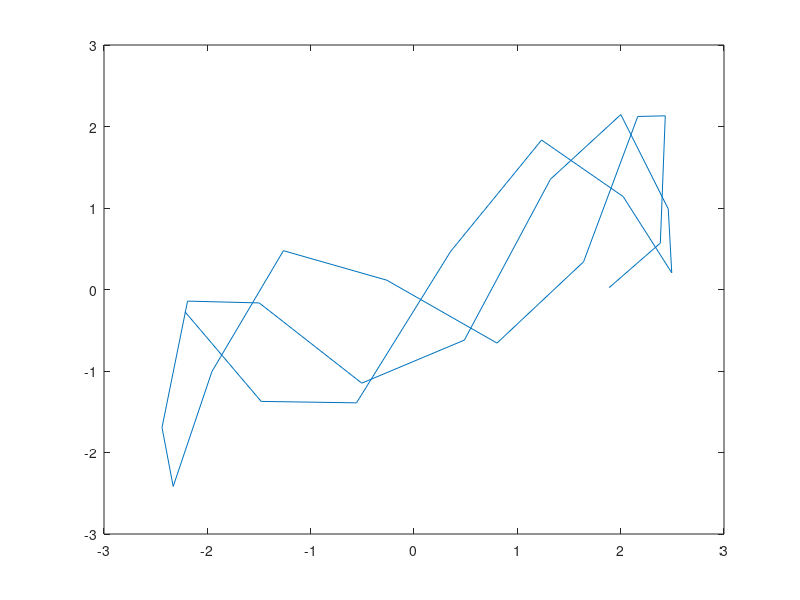

The MATLAB script that drew this image:
%2.2  normalmodescode.m
M = [9 0;0 1];
K = [2 -1; -1 2];
#uzero = [9 10; 11 12]
#vzero = [13 14; 15 16]
uzero = [1; 1]
vzero = [1; -1]
t_arr = 1:25;
u_arr1 = []
u_arr2 = []
% inputs M, K, uzero, vzero, t
[vectors,values] = eig(K,M); eigen = diag(values); % solve Kx = (lambda)Mx
A = vectors\uzero; B = (vectors*sqrt(values))\vzero;

for t = t_arr
    coeffs = A.*cos(t*sqrt(eigen)) + B.*sin(t*sqrt(eigen));
    u = vectors*coeffs;  % solution at time t to Mu'' + Ku = 0 
    u_arr1 = [u_arr1, u(1)];
    u_arr2 = [u_arr2, u(2)];
end
u_arr1
#plot(t_arr, u_arr)
plot(u_arr1, u_arr2)